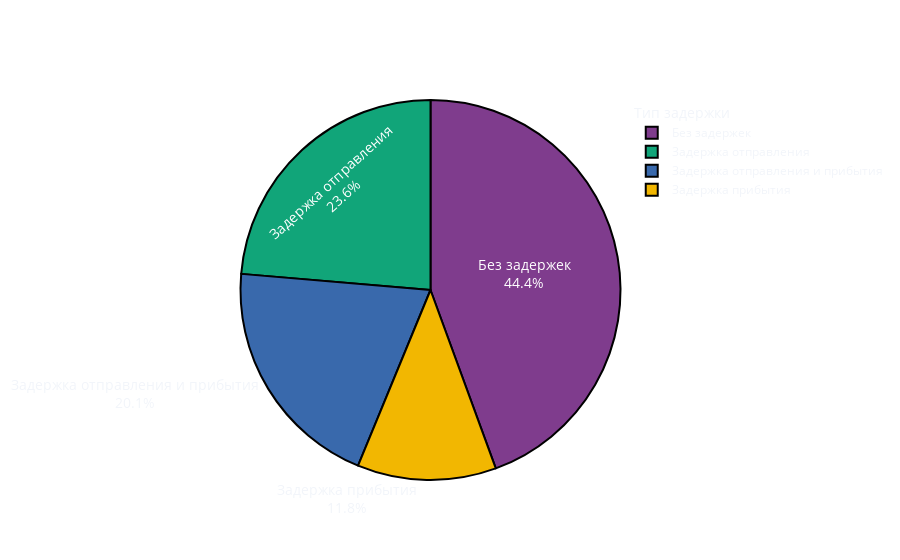

Source (notebook cell):
### Code cell
df['delay_type'] = 'Без задержек'
df.loc[(df['dep_delay_min'] > 0) & (df['arr_delay_min'] > 0), 'delay_type'] = 'Задержка отправления и прибытия'
df.loc[(df['dep_delay_min'] > 0) & (df['arr_delay_min'] <= 0), 'delay_type'] = 'Задержка отправления'
df.loc[(df['dep_delay_min'] <= 0) & (df['arr_delay_min'] > 0), 'delay_type'] = 'Задержка прибытия'


fig_pie_delay = px.pie(
    df,
    names='delay_type',
    title='Процент поездов с задержками',
    color_discrete_sequence=px.colors.qualitative.Bold
)


fig_pie_delay.update_traces(
    textinfo='percent+label',
    hoverinfo='label+percent+value',
    textfont_size=14,
    marker=dict(line=dict(color='#000000', width=2))
)

fig_pie_delay.update_layout(
    title_text='Процент поездов с задержками',
    title_x=0.5,  
    template='plotly_dark',  
    paper_bgcolor='rgba(0, 0, 0, 0)',  
    plot_bgcolor='rgba(0, 0, 0, 0)',  
    legend_title_text='Тип задержки',
    font=dict(size=12),
    title_font=dict(size=20, color='white')
)

fig_pie_delay.show()

### Figure 1 — Plotly figure (JSON) as saved in the notebook; plotly's stock layout.template omitted (floating-point values rounded to 4 significant figures; data arrays with more than 128 entries replaced by an {"elided": "..."} marker saying what was removed)
{"data": [{"domain": {"x": [0, 1], "y": [0, 1]}, "hoverinfo": "label+percent+value", "hovertemplate": "delay_type=%{label}<extra></extra>", "labels": {"elided": "23626 str values"}, "legendgroup": "", "marker": {"line": {"color": "#000000", "width": 2}}, "name": "", "showlegend": true, "textfont": {"size": 14}, "textinfo": "percent+label", "type": "pie"}], "layout": {"font": {"size": 12}, "legend": {"title": {"text": "Тип задержки"}, "tracegroupgap": 0}, "paper_bgcolor": "rgba(0, 0, 0, 0)", "piecolorway": ["rgb(127, 60, 141)", "rgb(17, 165, 121)", "rgb(57, 105, 172)", "rgb(242, 183, 1)", "rgb(231, 63, 116)", "rgb(128, 186, 90)", "rgb(230, 131, 16)", "rgb(0, 134, 149)", "rgb(207, 28, 144)", "rgb(249, 123, 114)", "rgb(165, 170, 153)"], "plot_bgcolor": "rgba(0, 0, 0, 0)", "title": {"font": {"color": "white", "size": 20}, "text": "Процент поездов с задержками", "x": 0.5}}}
